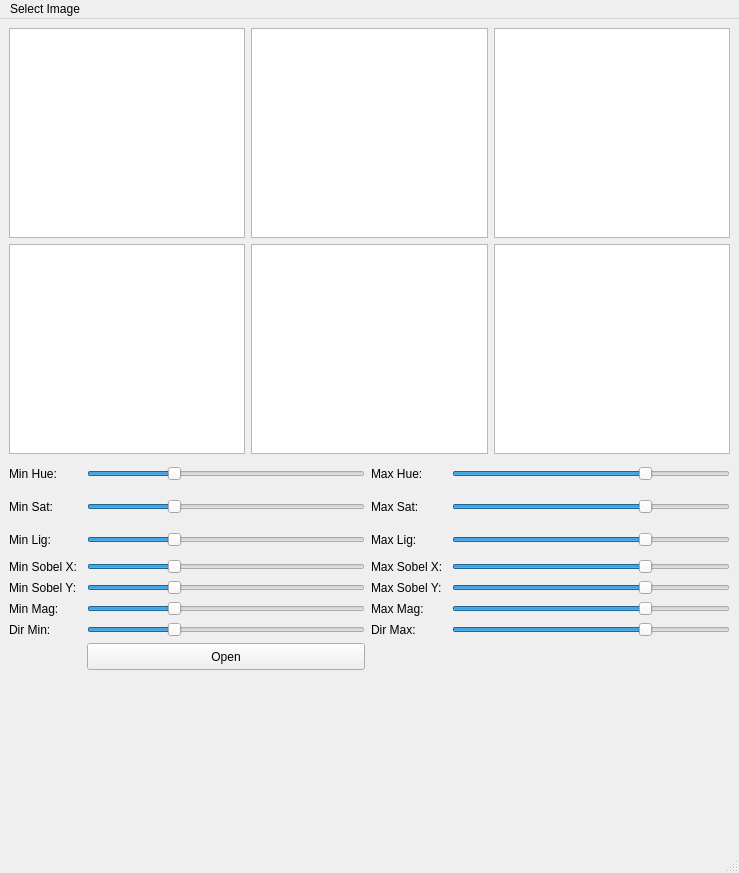
<?xml version="1.0" encoding="UTF-8"?>
<ui version="4.0">
 <class>MainWindow</class>
 <widget class="QMainWindow" name="MainWindow">
  <property name="geometry">
   <rect>
    <x>0</x>
    <y>0</y>
    <width>739</width>
    <height>873</height>
   </rect>
  </property>
  <property name="windowTitle">
   <string>MainWindow</string>
  </property>
  <widget class="QWidget" name="centralwidget">
   <property name="sizePolicy">
    <sizepolicy hsizetype="Expanding" vsizetype="Expanding">
     <horstretch>0</horstretch>
     <verstretch>0</verstretch>
    </sizepolicy>
   </property>
   <widget class="QWidget" name="gridLayoutWidget">
    <property name="geometry">
     <rect>
      <x>9</x>
      <y>9</y>
      <width>721</width>
      <height>642</height>
     </rect>
    </property>
    <property name="sizePolicy">
     <sizepolicy hsizetype="Preferred" vsizetype="Expanding">
      <horstretch>0</horstretch>
      <verstretch>0</verstretch>
     </sizepolicy>
    </property>
    <layout class="QGridLayout" name="gridLayout">
     <item row="0" column="0">
      <layout class="QHBoxLayout" name="horizontalLayout">
       <item>
        <widget class="QGraphicsView" name="original_image">
         <property name="sizePolicy">
          <sizepolicy hsizetype="Expanding" vsizetype="Expanding">
           <horstretch>0</horstretch>
           <verstretch>0</verstretch>
          </sizepolicy>
         </property>
        </widget>
       </item>
       <item>
        <widget class="QGraphicsView" name="sobel_x_holder">
         <property name="sizePolicy">
          <sizepolicy hsizetype="Expanding" vsizetype="Expanding">
           <horstretch>0</horstretch>
           <verstretch>0</verstretch>
          </sizepolicy>
         </property>
        </widget>
       </item>
       <item>
        <widget class="QGraphicsView" name="mag_holder"/>
       </item>
      </layout>
     </item>
     <item row="1" column="0">
      <layout class="QHBoxLayout" name="horizontalLayout_2">
       <item>
        <widget class="QGraphicsView" name="image_holder"/>
       </item>
       <item>
        <widget class="QGraphicsView" name="sobel_y_holder"/>
       </item>
       <item>
        <widget class="QGraphicsView" name="dir_holder"/>
       </item>
      </layout>
     </item>
     <item row="2" column="0">
      <layout class="QGridLayout" name="gridLayout_2">
       <item row="7" column="2">
        <widget class="QLabel" name="max_sobel_x_lbl">
         <property name="text">
          <string>Max Sobel X: </string>
         </property>
        </widget>
       </item>
       <item row="9" column="1">
        <widget class="QSlider" name="min_sobel_y_slider">
         <property name="value">
          <number>30</number>
         </property>
         <property name="orientation">
          <enum>Qt::Horizontal</enum>
         </property>
        </widget>
       </item>
       <item row="3" column="2">
        <widget class="QLabel" name="max_sat_lbl">
         <property name="sizePolicy">
          <sizepolicy hsizetype="Preferred" vsizetype="Expanding">
           <horstretch>0</horstretch>
           <verstretch>0</verstretch>
          </sizepolicy>
         </property>
         <property name="text">
          <string>Max Sat:</string>
         </property>
        </widget>
       </item>
       <item row="11" column="3">
        <widget class="QSlider" name="max_mag_slider">
         <property name="value">
          <number>70</number>
         </property>
         <property name="orientation">
          <enum>Qt::Horizontal</enum>
         </property>
        </widget>
       </item>
       <item row="5" column="0">
        <widget class="QLabel" name="min_lig_lbl">
         <property name="sizePolicy">
          <sizepolicy hsizetype="Preferred" vsizetype="Expanding">
           <horstretch>0</horstretch>
           <verstretch>0</verstretch>
          </sizepolicy>
         </property>
         <property name="text">
          <string>Min Lig:</string>
         </property>
        </widget>
       </item>
       <item row="5" column="1">
        <widget class="QSlider" name="min_lig_slider">
         <property name="sizePolicy">
          <sizepolicy hsizetype="Expanding" vsizetype="Expanding">
           <horstretch>0</horstretch>
           <verstretch>0</verstretch>
          </sizepolicy>
         </property>
         <property name="accessibleName">
          <string>light</string>
         </property>
         <property name="value">
          <number>30</number>
         </property>
         <property name="orientation">
          <enum>Qt::Horizontal</enum>
         </property>
        </widget>
       </item>
       <item row="1" column="1">
        <widget class="QSlider" name="min_hue_slider">
         <property name="sizePolicy">
          <sizepolicy hsizetype="Expanding" vsizetype="Expanding">
           <horstretch>0</horstretch>
           <verstretch>0</verstretch>
          </sizepolicy>
         </property>
         <property name="accessibleName">
          <string>hue</string>
         </property>
         <property name="value">
          <number>30</number>
         </property>
         <property name="orientation">
          <enum>Qt::Horizontal</enum>
         </property>
        </widget>
       </item>
       <item row="13" column="1">
        <layout class="QVBoxLayout" name="verticalLayout_6">
         <item>
          <widget class="QPushButton" name="open_image_btn">
           <property name="sizePolicy">
            <sizepolicy hsizetype="Minimum" vsizetype="Expanding">
             <horstretch>0</horstretch>
             <verstretch>0</verstretch>
            </sizepolicy>
           </property>
           <property name="text">
            <string>Open</string>
           </property>
          </widget>
         </item>
        </layout>
       </item>
       <item row="1" column="2">
        <widget class="QLabel" name="max_hue_lbl">
         <property name="sizePolicy">
          <sizepolicy hsizetype="Preferred" vsizetype="Expanding">
           <horstretch>0</horstretch>
           <verstretch>0</verstretch>
          </sizepolicy>
         </property>
         <property name="text">
          <string>Max Hue:</string>
         </property>
        </widget>
       </item>
       <item row="1" column="0">
        <widget class="QLabel" name="min_hue_lbl">
         <property name="sizePolicy">
          <sizepolicy hsizetype="Preferred" vsizetype="Expanding">
           <horstretch>0</horstretch>
           <verstretch>0</verstretch>
          </sizepolicy>
         </property>
         <property name="text">
          <string>Min Hue: </string>
         </property>
        </widget>
       </item>
       <item row="9" column="2">
        <widget class="QLabel" name="max_sobel_y_lbl">
         <property name="text">
          <string>Max Sobel Y:</string>
         </property>
        </widget>
       </item>
       <item row="11" column="0">
        <widget class="QLabel" name="min_mag_lbl">
         <property name="text">
          <string>Min Mag:</string>
         </property>
        </widget>
       </item>
       <item row="9" column="0">
        <widget class="QLabel" name="min_sobel_y_lbl">
         <property name="text">
          <string>Min Sobel Y:</string>
         </property>
        </widget>
       </item>
       <item row="3" column="1">
        <widget class="QSlider" name="min_sat_slider">
         <property name="sizePolicy">
          <sizepolicy hsizetype="Expanding" vsizetype="Expanding">
           <horstretch>0</horstretch>
           <verstretch>0</verstretch>
          </sizepolicy>
         </property>
         <property name="accessibleName">
          <string>sat</string>
         </property>
         <property name="value">
          <number>30</number>
         </property>
         <property name="orientation">
          <enum>Qt::Horizontal</enum>
         </property>
        </widget>
       </item>
       <item row="12" column="0">
        <widget class="QLabel" name="min_dir_lbl">
         <property name="text">
          <string>Dir Min:</string>
         </property>
        </widget>
       </item>
       <item row="7" column="0">
        <widget class="QLabel" name="min_sobel_x_lbl">
         <property name="text">
          <string>Min Sobel X: </string>
         </property>
        </widget>
       </item>
       <item row="11" column="1">
        <widget class="QSlider" name="min_mag_slider">
         <property name="value">
          <number>30</number>
         </property>
         <property name="orientation">
          <enum>Qt::Horizontal</enum>
         </property>
        </widget>
       </item>
       <item row="7" column="3">
        <widget class="QSlider" name="max_sobel_x_slider">
         <property name="value">
          <number>70</number>
         </property>
         <property name="orientation">
          <enum>Qt::Horizontal</enum>
         </property>
        </widget>
       </item>
       <item row="3" column="3">
        <widget class="QSlider" name="max_sat_slider">
         <property name="sizePolicy">
          <sizepolicy hsizetype="Expanding" vsizetype="Expanding">
           <horstretch>0</horstretch>
           <verstretch>0</verstretch>
          </sizepolicy>
         </property>
         <property name="value">
          <number>70</number>
         </property>
         <property name="orientation">
          <enum>Qt::Horizontal</enum>
         </property>
        </widget>
       </item>
       <item row="1" column="3">
        <widget class="QSlider" name="max_hue_slider">
         <property name="sizePolicy">
          <sizepolicy hsizetype="Expanding" vsizetype="Expanding">
           <horstretch>0</horstretch>
           <verstretch>0</verstretch>
          </sizepolicy>
         </property>
         <property name="value">
          <number>70</number>
         </property>
         <property name="orientation">
          <enum>Qt::Horizontal</enum>
         </property>
        </widget>
       </item>
       <item row="3" column="0">
        <widget class="QLabel" name="min_sat_lbl">
         <property name="sizePolicy">
          <sizepolicy hsizetype="Preferred" vsizetype="Expanding">
           <horstretch>0</horstretch>
           <verstretch>0</verstretch>
          </sizepolicy>
         </property>
         <property name="text">
          <string>Min Sat:</string>
         </property>
        </widget>
       </item>
       <item row="7" column="1">
        <widget class="QSlider" name="min_sobel_x_slider">
         <property name="value">
          <number>30</number>
         </property>
         <property name="orientation">
          <enum>Qt::Horizontal</enum>
         </property>
        </widget>
       </item>
       <item row="5" column="2">
        <widget class="QLabel" name="max_lig_lbl">
         <property name="sizePolicy">
          <sizepolicy hsizetype="Preferred" vsizetype="Expanding">
           <horstretch>0</horstretch>
           <verstretch>0</verstretch>
          </sizepolicy>
         </property>
         <property name="text">
          <string>Max Lig:</string>
         </property>
        </widget>
       </item>
       <item row="11" column="2">
        <widget class="QLabel" name="max_mag_lbl">
         <property name="text">
          <string>Max Mag:</string>
         </property>
        </widget>
       </item>
       <item row="9" column="3">
        <widget class="QSlider" name="max_sobel_y_slider">
         <property name="value">
          <number>70</number>
         </property>
         <property name="orientation">
          <enum>Qt::Horizontal</enum>
         </property>
        </widget>
       </item>
       <item row="5" column="3">
        <widget class="QSlider" name="max_lig_slider">
         <property name="sizePolicy">
          <sizepolicy hsizetype="Expanding" vsizetype="Expanding">
           <horstretch>0</horstretch>
           <verstretch>0</verstretch>
          </sizepolicy>
         </property>
         <property name="value">
          <number>70</number>
         </property>
         <property name="orientation">
          <enum>Qt::Horizontal</enum>
         </property>
        </widget>
       </item>
       <item row="12" column="2">
        <widget class="QLabel" name="max_dir_lbl">
         <property name="text">
          <string>Dir Max:</string>
         </property>
        </widget>
       </item>
       <item row="12" column="1">
        <widget class="QSlider" name="min_dir_slider">
         <property name="value">
          <number>30</number>
         </property>
         <property name="orientation">
          <enum>Qt::Horizontal</enum>
         </property>
        </widget>
       </item>
       <item row="12" column="3">
        <widget class="QSlider" name="max_dir_slider">
         <property name="value">
          <number>70</number>
         </property>
         <property name="orientation">
          <enum>Qt::Horizontal</enum>
         </property>
        </widget>
       </item>
      </layout>
     </item>
    </layout>
   </widget>
  </widget>
  <widget class="QMenuBar" name="menubar">
   <property name="geometry">
    <rect>
     <x>0</x>
     <y>0</y>
     <width>739</width>
     <height>22</height>
    </rect>
   </property>
   <widget class="QMenu" name="menuSelect_Image">
    <property name="title">
     <string>Select Image</string>
    </property>
    <addaction name="actionImage"/>
   </widget>
   <addaction name="menuSelect_Image"/>
  </widget>
  <widget class="QStatusBar" name="statusbar"/>
  <action name="actionImage">
   <property name="text">
    <string>Image</string>
   </property>
  </action>
 </widget>
 <resources/>
 <connections/>
</ui>
